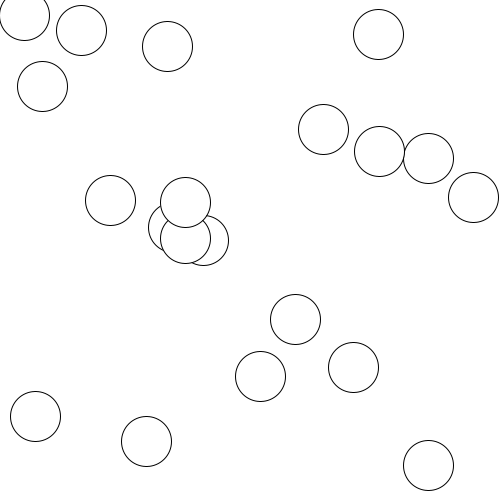
Frame 1 (no input)
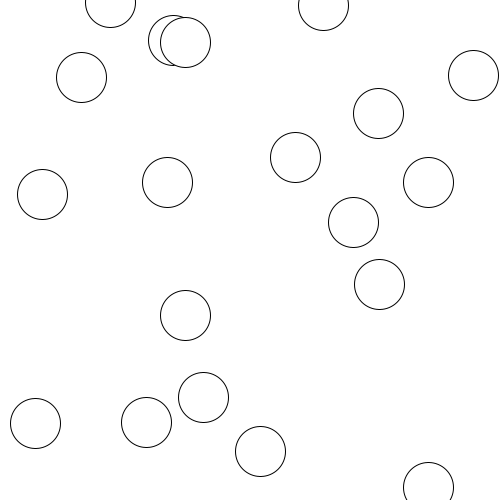
Frame 60 (the mouse pressed at the canvas centre just before this capture)
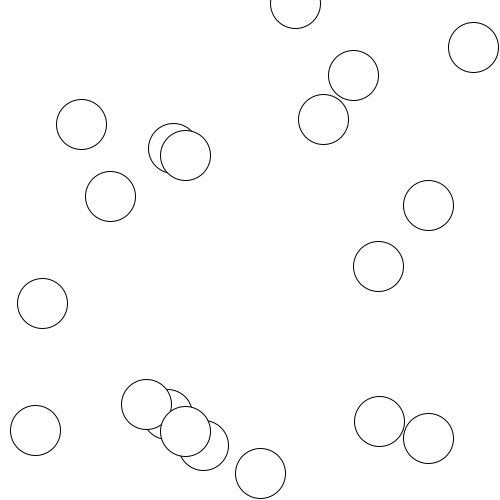
Frame 120 (the mouse held since frame 60 and released just before this capture)

The Processing sketch that drew these frames (run headless with seeded random() and noise(); from frame 60 on, the mouse is pressed at the canvas centre):

// Processing sketch: week11_04_1_ball
// ── week11_04_1_ball.pde
//Step04-2: 
class Ball{
  float x,y,vx,vy;
  boolean dead;
  Ball(){
    x= random(500);//500以下的亂數
    y= random(500);
    vy= random(-4,4);//-4,4中間亂數
    vy= random(-4,4);
    dead= false;//沒有死
  }
  void draw()
  {
    if(dead==true) return;
    ellipse(x,y,50,50);
    if(dist(mouseX,mouseY,x,y)<=50){
       dead=true;//碰到，就死掉
    }
    x=x+vx;
    y=y+vy;
    if(x>500 || x<0) vx=-vx;
    if(y>500 || y<0) vy=-vy;
  }
}
Ball []balls;
void setup(){
  size(500,500);
  balls=new Ball[20];
  for(int i=0;i<20; i++)
  {
    balls[i]=new Ball();  
  }
}
void draw()
{
  background(255);
  for(int i=0;i<20; i++)
  {
    balls[i].draw();  
  }
}
